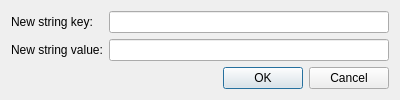
<?xml version="1.0" encoding="UTF-8"?>
<ui version="4.0">
 <class>NewStringDialog</class>
 <widget class="QDialog" name="NewStringDialog">
  <property name="geometry">
   <rect>
    <x>0</x>
    <y>0</y>
    <width>400</width>
    <height>100</height>
   </rect>
  </property>
  <property name="windowTitle">
   <string>New string</string>
  </property>
  <layout class="QVBoxLayout" name="verticalLayout_3">
   <item>
    <layout class="QVBoxLayout" name="vertical_layout_2">
     <item>
      <layout class="QFormLayout" name="formLayout">
       <item row="0" column="0">
        <widget class="QLabel" name="string_key_label">
         <property name="text">
          <string>New string key:</string>
         </property>
        </widget>
       </item>
       <item row="0" column="1">
        <widget class="QLineEdit" name="string_key_field"/>
       </item>
       <item row="1" column="0">
        <widget class="QLabel" name="string_value_label">
         <property name="text">
          <string>New string value:</string>
         </property>
        </widget>
       </item>
       <item row="1" column="1">
        <widget class="QLineEdit" name="string_value_field"/>
       </item>
      </layout>
     </item>
     <item>
      <widget class="QDialogButtonBox" name="button_box">
       <property name="orientation">
        <enum>Qt::Horizontal</enum>
       </property>
       <property name="standardButtons">
        <set>QDialogButtonBox::Cancel|QDialogButtonBox::Ok</set>
       </property>
      </widget>
     </item>
    </layout>
   </item>
  </layout>
 </widget>
 <resources/>
 <connections>
  <connection>
   <sender>button_box</sender>
   <signal>accepted()</signal>
   <receiver>NewStringDialog</receiver>
   <slot>accept()</slot>
   <hints>
    <hint type="sourcelabel">
     <x>248</x>
     <y>254</y>
    </hint>
    <hint type="destinationlabel">
     <x>157</x>
     <y>274</y>
    </hint>
   </hints>
  </connection>
  <connection>
   <sender>button_box</sender>
   <signal>rejected()</signal>
   <receiver>NewStringDialog</receiver>
   <slot>reject()</slot>
   <hints>
    <hint type="sourcelabel">
     <x>316</x>
     <y>260</y>
    </hint>
    <hint type="destinationlabel">
     <x>286</x>
     <y>274</y>
    </hint>
   </hints>
  </connection>
 </connections>
</ui>
